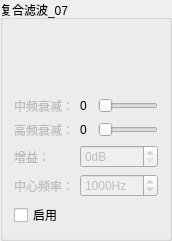
       <widget class="QGroupBox" name="groupBox_4">
        <property name="geometry">
         <rect>
          <x>470</x>
          <y>10</y>
          <width>172</width>
          <height>211</height>
         </rect>
        </property>
        <property name="title">
         <string>复合滤波_07</string>
        </property>
        <layout class="QVBoxLayout" name="verticalLayout_24">
         <item>
          <widget class="QLabel" name="label_11">
           <property name="minimumSize">
            <size>
             <width>140</width>
             <height>60</height>
            </size>
           </property>
           <property name="maximumSize">
            <size>
             <width>140</width>
             <height>60</height>
            </size>
           </property>
           <property name="text">
            <string/>
           </property>
           <property name="pixmap">
            <pixmap resource="Mic_OP.qrc">:/mic/icon/peak.png</pixmap>
           </property>
          </widget>
         </item>
         <item>
          <layout class="QGridLayout" name="gridLayout_3">
           <item row="0" column="2">
            <widget class="QSlider" name="peak_attenuation_slider">
             <property name="enabled">
              <bool>false</bool>
             </property>
             <property name="cursor">
              <cursorShape>SizeHorCursor</cursorShape>
             </property>
             <property name="maximum">
              <number>61</number>
             </property>
             <property name="orientation">
              <enum>Qt::Horizontal</enum>
             </property>
            </widget>
           </item>
           <item row="1" column="0">
            <widget class="QLabel" name="label_Slider_value_3">
             <property name="enabled">
              <bool>false</bool>
             </property>
             <property name="minimumSize">
              <size>
               <width>20</width>
               <height>0</height>
              </size>
             </property>
             <property name="maximumSize">
              <size>
               <width>16777215</width>
               <height>16777215</height>
              </size>
             </property>
             <property name="text">
              <string>高频衰减：</string>
             </property>
            </widget>
           </item>
           <item row="1" column="2">
            <widget class="QSlider" name="peak_lowpass_slider">
             <property name="enabled">
              <bool>false</bool>
             </property>
             <property name="cursor">
              <cursorShape>SizeHorCursor</cursorShape>
             </property>
             <property name="maximum">
              <number>61</number>
             </property>
             <property name="orientation">
              <enum>Qt::Horizontal</enum>
             </property>
            </widget>
           </item>
           <item row="3" column="0">
            <widget class="QLabel" name="label_9">
             <property name="enabled">
              <bool>false</bool>
             </property>
             <property name="text">
              <string>中心频率：</string>
             </property>
            </widget>
           </item>
           <item row="0" column="0">
            <widget class="QLabel" name="label_Slider_value_4">
             <property name="enabled">
              <bool>false</bool>
             </property>
             <property name="minimumSize">
              <size>
               <width>20</width>
               <height>0</height>
              </size>
             </property>
             <property name="maximumSize">
              <size>
               <width>16777215</width>
               <height>16777215</height>
              </size>
             </property>
             <property name="text">
              <string>中频衰减：</string>
             </property>
            </widget>
           </item>
           <item row="2" column="0">
            <widget class="QLabel" name="label_Slider_value_7">
             <property name="enabled">
              <bool>false</bool>
             </property>
             <property name="minimumSize">
              <size>
               <width>20</width>
               <height>0</height>
              </size>
             </property>
             <property name="maximumSize">
              <size>
               <width>16777215</width>
               <height>16777215</height>
              </size>
             </property>
             <property name="text">
              <string>增益：</string>
             </property>
            </widget>
           </item>
           <item row="1" column="1">
            <widget class="QLabel" name="label_58">
             <property name="minimumSize">
              <size>
               <width>12</width>
               <height>0</height>
              </size>
             </property>
             <property name="maximumSize">
              <size>
               <width>16777215</width>
               <height>16777215</height>
              </size>
             </property>
             <property name="text">
              <string>0</string>
             </property>
            </widget>
           </item>
           <item row="0" column="1">
            <widget class="QLabel" name="label_59">
             <property name="text">
              <string>0</string>
             </property>
            </widget>
           </item>
           <item row="2" column="1" colspan="2">
            <widget class="QSpinBox" name="peak_gain_spin">
             <property name="enabled">
              <bool>false</bool>
             </property>
             <property name="suffix">
              <string>dB</string>
             </property>
             <property name="minimum">
              <number>0</number>
             </property>
             <property name="maximum">
              <number>20</number>
             </property>
            </widget>
           </item>
           <item row="3" column="1" colspan="2">
            <widget class="QSpinBox" name="peak_frequency_spin">
             <property name="enabled">
              <bool>false</bool>
             </property>
             <property name="accessibleDescription">
              <string extracomment="wd"/>
             </property>
             <property name="suffix">
              <string>Hz</string>
             </property>
             <property name="minimum">
              <number>20</number>
             </property>
             <property name="maximum">
              <number>20000</number>
             </property>
             <property name="singleStep">
              <number>100</number>
             </property>
             <property name="value">
              <number>1000</number>
             </property>
             <property name="displayIntegerBase">
              <number>10</number>
             </property>
            </widget>
           </item>
          </layout>
         </item>
         <item>
          <widget class="QCheckBox" name="OP_peak_filter_enable">
           <property name="text">
            <string>启用</string>
           </property>
          </widget>
         </item>
        </layout>
       </widget>
